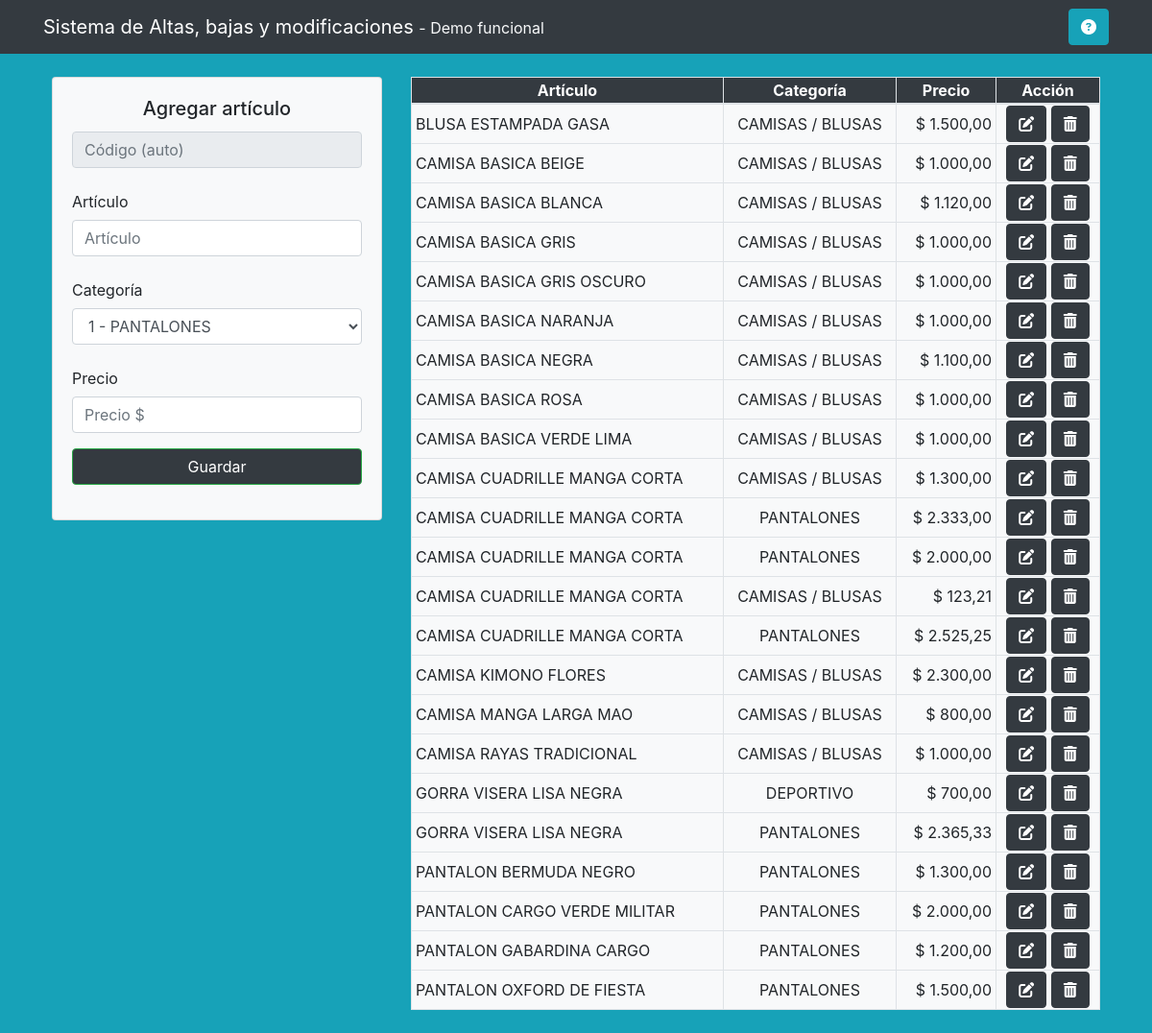
The page / on the database its author committed.
### tables this page shows
CREATE TABLE `articulos` (
      `codigo` smallint(6) NOT NULL,
      `nombre` varchar(100) NOT NULL,
      `categoria` tinyint(4) NOT NULL,
      `precio` double NOT NULL
    );

CREATE TABLE `categoria` (
      `categ_id` tinyint(4) NOT NULL,
      `categoria` varchar(40) NOT NULL
    );

### index.php (the view, shortened to what this page needs)
<?php include("database/conexion.php"); ?>
<?php include("includes/header.php"); ?>
<?php include('includes/funciones.php'); ?>
<div class="container  p-4">
    <div class="row">
        <div class="col-md-4">
            <div class="card card-body bg-light">
                <h5 class="card-title text-center">Agregar artículo</h5>
                <form action="database/save.php" method="POST" class="needs-validation" novalidate>
                    <div class="form-group">
                        <input type="text" name="cod" class="form-control" placeholder="Código (auto)" disabled>
                    </div>
                    <div class="form-group">
                        <label for="art" class="col-form-label">
                            Artículo
                        </label>
                        <input type="text" name="artic" id="art" class="form-control" placeholder="Artículo" autofocus required>
                    </div>
                    <div class="form-group">
                        <label for="categ" class="col-form-label">
                            Categoría
                        </label>
                        <select name='categ' id="categ" class="form-control" required>
                            <?php
                            $query1 = "SELECT * FROM categoria";
                            $valores = mysqli_query($conexion, $query1);
                            while ($row = mysqli_fetch_array($valores)) {
                            ?>
                                <option value="<?php echo $row['categ_id']; ?>">
                                    <?php
                                    echo $row['categ_id'] . " - " . $row['categoria'];
                                    ?>
                                </option>
                            <?php } ?>
                        </select>
                    </div>
                    <div class="form-group">
                        <label for="precio" class="col-form-label">
                            Precio
                        </label>
                        <input type="number" step=".01" id="precio" name="precio" class="form-control" placeholder="Precio $" min="1.00"  required>
                    </div>
                    <div class="form-group"><input type="submit" class="btn btn-success btn-block bg-dark text-white" name="agregar" id="submit" value="Guardar"></div>
                </form>
            </div>
        </div>
        <div class="col-md-8">
            <table class="table-bordered table-hover table-responsive-sm w-100">
                <thead class="bg-dark text-white text-center">
                    <tr>
                        <th>Artículo</th>
                        <th>Categoría</th>
                        <th>Precio</th>
                        <th>Acción</th>
                    </tr>
                </thead>
                <tbody class="bg-light">
                    <?php
                    $query = "SELECT codigo, nombre, precio, categoria.categoria FROM articulos JOIN categoria ON articulos.categoria = categoria.categ_id ORDER BY nombre;";
                    $result_all = mysqli_query($conexion, $query);
                    while ($row = mysqli_fetch_array($result_all)) {
                    ?>
                        <tr>
                            <td class="align-middle pl-1 pr-1"><?php $nom = html_entity_decode($row['nombre']);
                                                                echo $nom; ?></td>
                            <td class="text-center align-middle pl-1 pr-1"><?php echo $row['categoria']; ?></td>
                            <td class="text-right align-middle pl-1 pr-1"><?php monetiza($row['precio']); ?></td>
                            <td class="text-center align-middle pl-1 pr-1">
                                <a class="btn btn-dark" href="database/edit.php?id=<?php echo $row['codigo']; ?>"><i class="fas fa-edit"></i></a>
                                <a class="btn btn-dark" href="database/delete.php?id=<?php echo $row['codigo']; ?>"><i class="fas fa-trash-alt"></i></a>
                            </td>
                        </tr>
                    <?php } ?>
                </tbody>
            </table>
        </div>
    </div>
</div>
<?php include("includes/footer.php");
?>

### includes/header.php (shortened to what this page needs)
<!DOCTYPE html>
<html lang="en">
<head>
  <link rel="stylesheet" href="https://cdn.jsdelivr.net/npm/bootstrap@4.5.3/dist/css/bootstrap.min.css">
</head>
<body class="bg-info">
  <nav class="navbar navbar-dark bg-dark">
    <div class="container">
      <a href="index.php" class="navbar-brand">Sistema de Altas, bajas y modificaciones <small class="text-light">- Demo funcional </small></a>
      <span class="text-right text-white">
        <button type="button" class="btn btn-info" data-toggle="modal" data-target=".bd-example-modal-sm">
          <i class="fas fa-question-circle"></i></button></span>
    </div>
  </nav>

### includes/funciones.php
<?php
function monetiza($monto){
    $fmt = new NumberFormatter('es_AR', NumberFormatter::CURRENCY);
    echo $fmt->format($monto);
}

### includes/footer.php (shortened to what this page needs)
    </body>
</html>

### rows shown on the page
articulos: nombre "BLUSA ESTAMPADA GASA", categoria.categoria "CAMISAS / BLUSAS", precio "$ 1.500,00"
articulos: nombre "CAMISA BASICA BEIGE", categoria.categoria "CAMISAS / BLUSAS", precio "$ 1.000,00"
articulos: nombre "CAMISA BASICA BLANCA", categoria.categoria "CAMISAS / BLUSAS", precio "$ 1.120,00"
articulos: nombre "CAMISA BASICA GRIS", categoria.categoria "CAMISAS / BLUSAS", precio "$ 1.000,00"
articulos: nombre "CAMISA BASICA GRIS OSCURO", categoria.categoria "CAMISAS / BLUSAS", precio "$ 1.000,00"
articulos: nombre "CAMISA BASICA NARANJA", categoria.categoria "CAMISAS / BLUSAS", precio "$ 1.000,00"
articulos: nombre "CAMISA BASICA NEGRA", categoria.categoria "CAMISAS / BLUSAS", precio "$ 1.100,00"
articulos: nombre "CAMISA BASICA ROSA", categoria.categoria "CAMISAS / BLUSAS", precio "$ 1.000,00"
articulos: nombre "CAMISA BASICA VERDE LIMA", categoria.categoria "CAMISAS / BLUSAS", precio "$ 1.000,00"
articulos: nombre "CAMISA CUADRILLE MANGA CORTA", categoria.categoria "CAMISAS / BLUSAS", precio "$ 1.300,00"
articulos: nombre "CAMISA CUADRILLE MANGA CORTA", categoria.categoria "PANTALONES", precio "$ 2.333,00"
articulos: nombre "CAMISA CUADRILLE MANGA CORTA", categoria.categoria "PANTALONES", precio "$ 2.000,00"
articulos: nombre "CAMISA CUADRILLE MANGA CORTA", categoria.categoria "CAMISAS / BLUSAS", precio "$ 123,21"
articulos: nombre "CAMISA CUADRILLE MANGA CORTA", categoria.categoria "PANTALONES", precio "$ 2.525,25"
articulos: nombre "CAMISA KIMONO FLORES", categoria.categoria "CAMISAS / BLUSAS", precio "$ 2.300,00"
articulos: nombre "CAMISA MANGA LARGA MAO", categoria.categoria "CAMISAS / BLUSAS", precio "$ 800,00"
articulos: nombre "CAMISA RAYAS TRADICIONAL", categoria.categoria "CAMISAS / BLUSAS", precio "$ 1.000,00"
articulos: nombre "GORRA VISERA LISA NEGRA", categoria.categoria "DEPORTIVO", precio "$ 700,00"
articulos: nombre "GORRA VISERA LISA NEGRA", categoria.categoria "PANTALONES", precio "$ 2.365,33"
articulos: nombre "PANTALON BERMUDA NEGRO", categoria.categoria "PANTALONES", precio "$ 1.300,00"
articulos: nombre "PANTALON CARGO VERDE MILITAR", categoria.categoria "PANTALONES", precio "$ 2.000,00"
articulos: nombre "PANTALON GABARDINA CARGO", categoria.categoria "PANTALONES", precio "$ 1.200,00"
articulos: nombre "PANTALON OXFORD DE FIESTA", categoria.categoria "PANTALONES", precio "$ 1.500,00"

### other values the page prints
form field categ "1 - PANTALONES"
